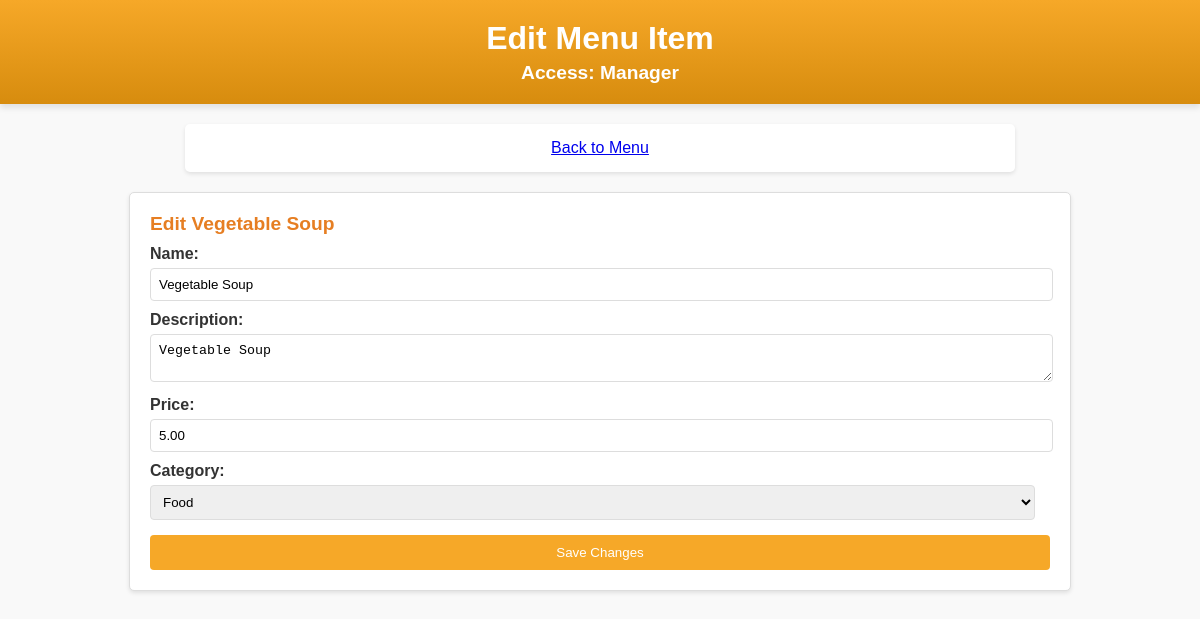
The page /manager/menu/edit/1/ on the database its author committed.
### order/models.py (models this page shows, shortened)
class Item(models.Model):
    name = models.CharField(max_length=100)
    description = models.TextField(null=True, blank=True)
    category = models.ForeignKey(Category, on_delete=models.CASCADE, related_name='items')
    image = models.ImageField(blank=True, null=True)
    base_price = models.DecimalField(max_digits=6, decimal_places=2)
    has_meat_options = models.BooleanField(default=False)
    has_spicy_options = models.BooleanField(default=False)

class Category(models.Model):
    title = models.CharField(max_length=100)
    image = models.ImageField(blank=True, null=True)
    class Meta:
        verbose_name_plural = "Categories"

### manager/views.py (the view, shortened to what this page needs)
# urls.py: path('menu/edit/<int:item_id>/', views.edit_menu_item, name='edit-menu-item'),
def edit_menu_item(request, item_id):
    item = get_object_or_404(Item, id=item_id)
    return render(request, 'manager/edit_menu_item.html', {
        'item': item,
        'categories': Category.objects.all()
    })

### manager/templates/manager/edit_menu_item.html (shortened to what this page needs)
<!DOCTYPE html>
<html lang="en">
<head>
    {% load static %}
    <link rel="stylesheet" href="{% static 'css/styles.css' %}">
</head>
<body>
    <div class="header">
        <h1>Edit Menu Item</h1>
        <h4>Access: Manager</h4>
    </div>
<div class="summary">
    <a href="{% url 'menu-items' %}">Back to Menu</a>
</div>
<div class="menu-edit-container">
    <form method="post">
        <div class="menu-card">
            <h3>Edit {{ item.name }}</h3>
            <label for="name">Name:</label>
            <input type="text" id="name" name="name" value="{{ item.name }}" required>
            <br>
            <label for="description">Description:</label>
            <textarea id="description" name="description" required>{{ item.description }}</textarea>
            <br>
            <label for="base_price">Price:</label>
            <input type="number" id="base_price" name="base_price" step="0.01" value="{{ item.base_price }}" required>
            <br>
            <label for="category">Category:</label>
            <select id="category" name="category" required>
                {% for category in categories %}
                <option value="{{ category.id }}" {% if category.id == item.category.id %}selected{% endif %}>
                    {{ category.title }}
                </option>
                {% endfor %}
            </select>
            <br>
            <button type="submit">Save Changes</button>
        </div>
    </form>
</div>
</body>
</html>

### manager/static/css/styles.css (style rules this page uses)
body { font-family: Arial, sans-serif; background-color: #f9f9f9; color: #333; margin: 0; padding: 0; }
.header { background: linear-gradient(to bottom, #f6a828, #d78c0e); color: white; padding: 20px; text-align: center; box-shadow: 0 4px 6px rgba(0, 0, 0, 0.1); }
.header h1, .header h4 { margin: 0; }
.header h4 { margin-top: 5px; font-size: 1.2em; }
.summary, .edit-table-container { background-color: #fff; padding: 15px; margin: 20px auto; border-radius: 5px; box-shadow: 0 2px 4px rgba(0, 0, 0, 0.1); max-width: 800px; text-align: center; }
.menu-card, .table-card { background-color: #fff; border: 1px solid #ddd; border-radius: 5px; padding: 10px; box-shadow: 0 2px 4px rgba(0, 0, 0, 0.1); transition: transform 0.2s, box-shadow 0.2s; }
.menu-card { width: calc(32% - 30px); }
.menu-card h3, .table-card h3 { margin: 0 0 10px; font-size: 1.2em; }
.menu-card h3 { color: #e67e22; }
form .menu-card, .edit-table-container { width: 75%; margin: 20px auto; padding: 20px; }
form label { display: block; margin-top: 10px; font-weight: bold; }
form input, form textarea, form select { width: calc(100% - 15px); padding: 8px; margin-top: 5px; border: 1px solid #ddd; border-radius: 4px; }
form button { background-color: #f6a828; color: white; border: none; padding: 10px 20px; margin-top: 15px; border-radius: 4px; cursor: pointer; width: 100%; }

### rows shown on the page
Item: name "Vegetable Soup", description "Vegetable Soup", base_price "5.00", category "Food"
